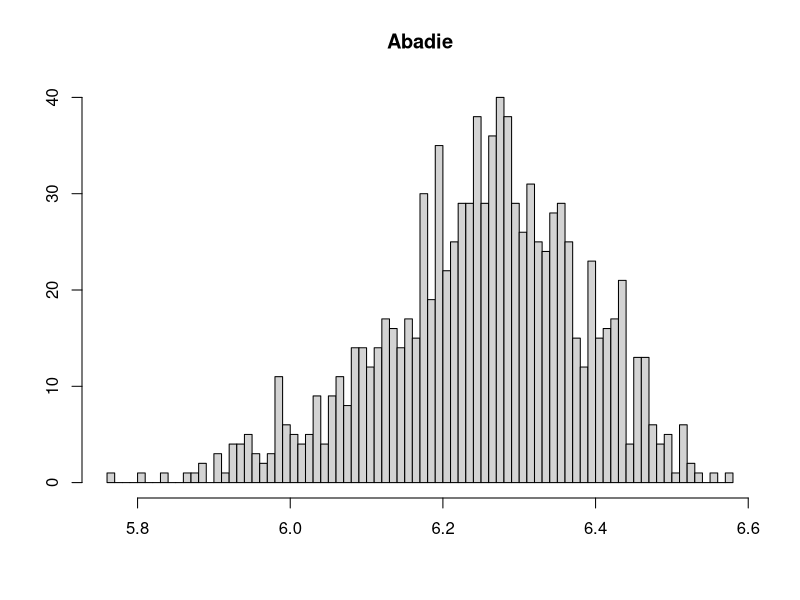
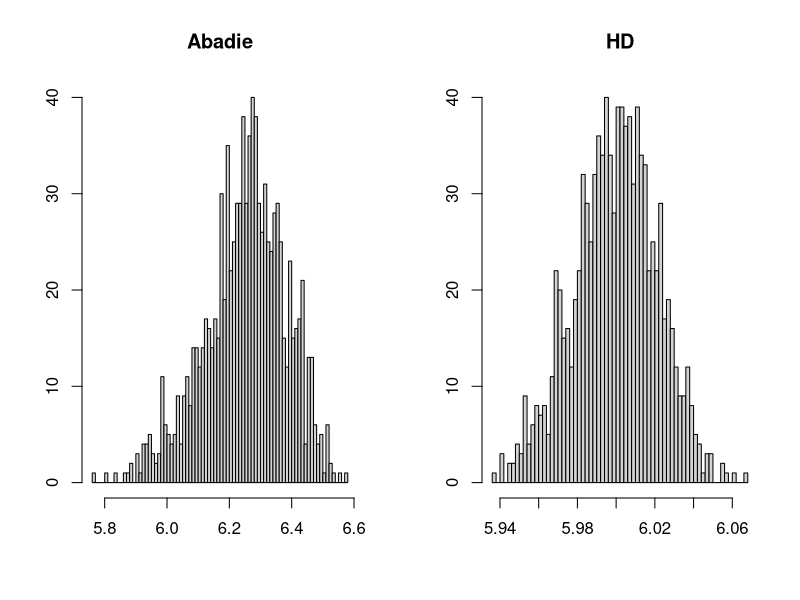

Recreate these plots in R, in order.
install.packages("glmnet")
library(glmnet)

install.packages("randomForest")
library(randomForest)

#Data generating #Multilevel
set.seed(666)
B=1000
N=200
p=100
s=5
X=array(rnorm(N*B*p,0.3,1),dim=c(B,N,p))
gamma0=c(s:1,rep(0,(p-s)))/s
gamma1=gamma0+0.5
gamma2=gamma0+0.6


pr0=matrix(0.3,B,N)
pr1=matrix(0.3,B,N)
pr2=matrix(0.4,B,N)

p <- c(0.3,0.3,0.4)
x <- runif(B*N)
W <- numeric(B*N)
for (i in 0:length(p)) { 
  W <- W + (x >= sum(p[0:i])) 
}

W=matrix(W,B,N)

W=W-1

beta1=gamma0+0.5
theta1=3
theta2=6

e1=matrix(rnorm(B*N,0,0.1),B,N)
e2=matrix(rnorm(B*N,0,0.1),B,N)
e3=matrix(rnorm(B*N,0,0.1),B,N)
e4=matrix(rnorm(B*N,0,0.1),B,N)

Y00=matrix(0,B,N)
Y01=matrix(0,B,N)
Y11=matrix(0,B,N)
Y21=matrix(0,B,N)

for (i in 1:B){
  
  Y00[i,]=X[i,,]%*%beta1+e1[i,]
  Y01[i,]=Y00[i,]+1+e2[i,]
  Y11[i,]=theta1+Y01[i,]+e3[i,]
  Y21[i,]=theta2+Y01[i,]+e4[i,]
}

Y0=Y00

Y1=Y01*(W==0)+Y11*(W==1)+Y21*(W==2)



#####################################################################################
#Abadie's Estimator
#ghat = Logti Lasso
thetahat=c(0)
for (i in 1:B){
  #CV=cv.glmnet(X[i,,],W[i,],family="multinomial",alpha=1)
  #CV$lambda.1se
  fit=glmnet(X[i,,],W[i,],family="multinomial",alpha=1,lambda=0.09)
  beta0hat=fit$beta$`0`
  beta1hat=fit$beta$`1`
  beta2hat=fit$beta$`2`
  
  ghat0=exp(X[i,,]%*%beta0hat)/(exp(X[i,,]%*%beta0hat)+exp(X[i,,]%*%beta1hat)+exp(X[i,,]%*%beta2hat))
  #ghat1=exp(X[i,,]%*%beta1hat)/(exp(X[i,,]%*%beta0hat)+exp(X[i,,]%*%beta1hat)+exp(X[i,,]%*%beta2hat))
  ghat2=exp(X[i,,]%*%beta2hat)/(exp(X[i,,]%*%beta0hat)+exp(X[i,,]%*%beta1hat)+exp(X[i,,]%*%beta2hat))
  
  thetahat[i]=mean(((W[i,]==2)*ghat0-(W[i,]==0)*ghat2)*(Y1[i,]-Y0[i,])/ghat0/mean(W[i,]==2))
}

hist(thetahat,breaks=100,main="Abadie",xlab="",ylab="")


#HD
###Sample splitting parameters
k=2
k1=c(1:(N/k))
k2=c((N/k+1):(2*N/k))
K=rbind(k1,k2)

#DML
thetabar=c(0)
for (i in 1:B){
  thetaDML=c(0)
  for (q in 1:k){
    #    CV=cv.glmnet(X[i,-K[q,],],W[i,-K[q,]],family="multinomial",alpha=1)
    #    CV$lambda.1se
    fit=glmnet(X[i,-K[q,],],W[i,-K[q,]],family="multinomial",alpha=1,lambda=0.09)
    beta0hat=fit$beta$`0`
    beta1hat=fit$beta$`1`
    beta2hat=fit$beta$`2`
    
    ghat0=exp(X[i,K[q,],]%*%beta0hat)/(exp(X[i,K[q,],]%*%beta0hat)+exp(X[i,K[q,],]%*%beta1hat)+exp(X[i,K[q,],]%*%beta2hat))
    #ghat1=exp(X[i,K[q,],]%*%beta1hat)/(exp(X[i,K[q,],]%*%beta0hat)+exp(X[i,K[q,],]%*%beta1hat)+exp(X[i,K[q,],]%*%beta2hat))
    ghat2=exp(X[i,K[q,],]%*%beta2hat)/(exp(X[i,K[q,],]%*%beta0hat)+exp(X[i,K[q,],]%*%beta1hat)+exp(X[i,K[q,],]%*%beta2hat))
    
    
    index=which(W[i,-K[q,]]==0)
    y=Y1[i,-K[q,]]-Y0[i,-K[q,]]
    y=y[index]
    XX=X[i,-K[q,],1:s]
    XX=XX[index,]
    
    
    model=randomForest(XX,y)
    
    
    ellhat_w=predict(model,X[i,K[q,],1:s])
    
    thetaDML[q]=mean(((W[i,K[q,]]==2)*ghat0-(W[i,K[q,]]==0)*ghat2)*(Y1[i,K[q,]]-Y0[i,K[q,]])/ghat0/mean(W[i,K[q,]]==2)-ellhat_w*(((W[i,K[q,]]==2)-ghat2)/mean(W[i,K[q,]]==2)-((W[i,K[q,]]==0)-ghat0)*ghat2/mean(W[i,K[q,]]==2)/ghat0))
  }
  thetabar[i]=mean(thetaDML)
}




par(mfrow=c(1,2))
hist(thetahat,breaks=100,main="Abadie",xlab="",ylab="")
hist(thetabar[which(abs(thetabar-6)<1)],breaks=50,main="HD",xlab="",ylab="")



